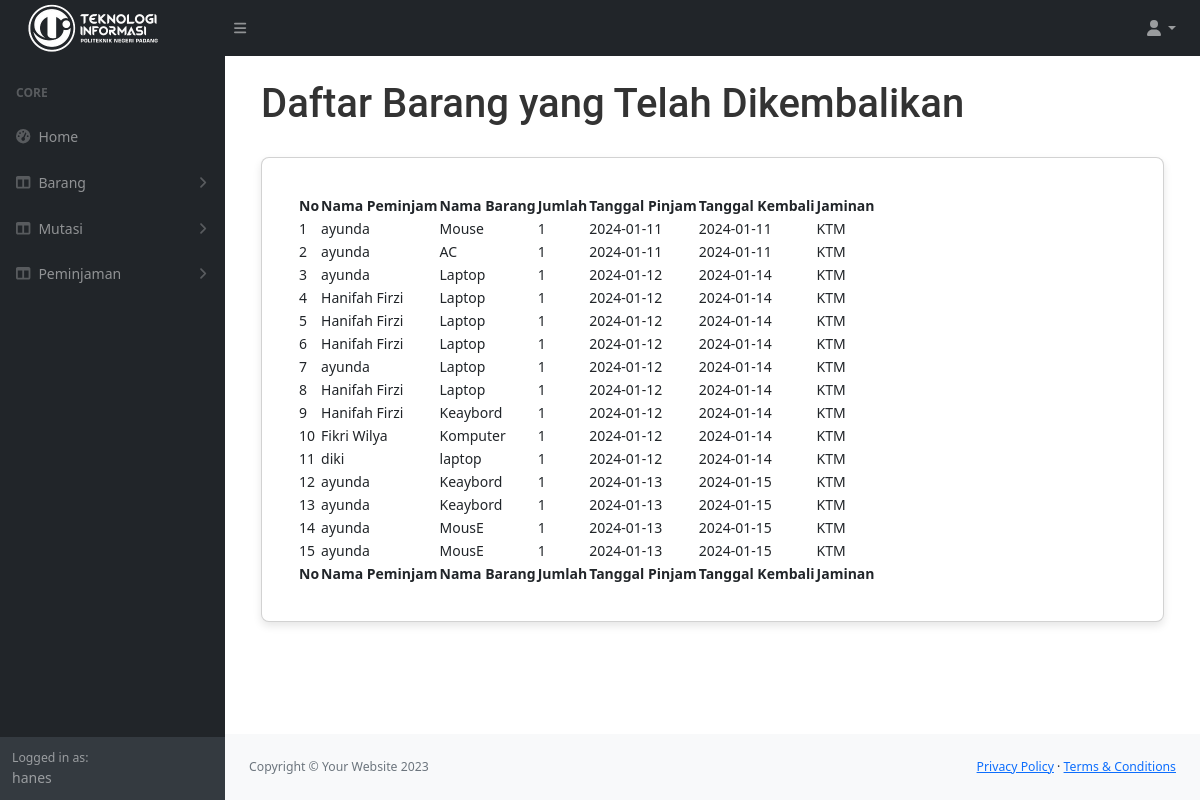
The app's page /index.php?page=peminjaman&aksi=dikembalikan (signed in) with its own data.
### tables this page shows
CREATE TABLE `peminjaman` (
  `id` int(11) NOT NULL,
  `nim` varchar(50) NOT NULL,
  `nama_barang` varchar(50) NOT NULL,
  `jumlah` int(11) NOT NULL,
  `tgl_pinjam` date NOT NULL,
  `tgl_kembali` date NOT NULL,
  `jaminan` varchar(50) NOT NULL,
  `status` varchar(50) NOT NULL DEFAULT 'Menunggu Konfirmasi'
);

CREATE TABLE `mahasiswa` (
  `nim` varchar(20) NOT NULL,
  `nama` varchar(50) NOT NULL,
  `username` varchar(50) NOT NULL,
  `tgl_lahir` date NOT NULL,
  `jenis_kelamin` varchar(50) NOT NULL,
  `nohp` varchar(50) NOT NULL,
  `password` varchar(255) NOT NULL,
  `level` varchar(50) DEFAULT 'user'
);

### peminjaman.php (the view, shortened to what this page needs)
<?php
    $aksi=isset($_GET['aksi']) ? $_GET['aksi']: 'ajukanpinjam';
    switch ($aksi) {
            ?>
            <?php
        case 'dikembalikan':
            ?>
            <main>
                <div class="container">
                    <h1 class="mt-4"> Daftar Barang yang Telah Dikembalikan </h1>
                    <br>
                    <div class="card mb-4">
                        <div class="card-body">
                            <table id="datatablesSimple">
                                <thead>
                                    <tr>
                                        <th>No</th>
                                        <th>Nama Peminjam</th>
                                        <th>Nama Barang</th>
                                        <th>Jumlah</th>
                                        <th>Tanggal Pinjam</th>
                                        <th>Tanggal Kembali</th>
                                        <th>Jaminan</th>
                                    </tr>
                                </thead>
                                <tfoot>
                                    <tr>
                                        <th>No</th>
                                        <th>Nama Peminjam</th>
                                        <th>Nama Barang</th>
                                        <th>Jumlah</th>
                                        <th>Tanggal Pinjam</th>
                                        <th>Tanggal Kembali</th>
                                        <th>Jaminan</th>
                                    </tr>
                                </tfoot>
                                <tbody>
                                    <?php
                                        $query = "SELECT * FROM peminjaman LEFT JOIN mahasiswa ON peminjaman.nim=mahasiswa.nim WHERE peminjaman.status='Selesai'" ;
                                        $result = $db->query($query);
                                        $no=1;
                                        foreach($result as $row):
                                    ?>
                                    <tr>
                                        <td><?= $no++ ?></td>
                                        <td><?= $row['nama'] ?></td>
                                        <td><?= $row['nama_barang'] ?></td>
                                        <td><?= $row['jumlah'] ?></td>
                                        <td><?= $row['tgl_pinjam'] ?></td>
                                        <td><?= $row['tgl_kembali'] ?></td>
                                        <td><?= $row['jaminan'] ?></td>
                                    </tr>
                                    <?php endforeach; ?>
                                </tbody>
                            </table>
                        </div>
                    </div>
                </div>
            </main>
            <?php
        break;
            ?>
            <?php
    }
?>

### index.php (style rules this page uses)
.card { background-color: #fff; border-radius: 8px; box-shadow: 0 4px 8px rgba(0, 0, 0, 0.1); padding: 20px; margin-bottom: 20px; flex: 1; }
.mt-4 { font-family: 'Roboto', sans-serif; font-weight: 500; color: #333; }

### records on screen
peminjaman: mahasiswa.nama "ayunda", nama_barang "Mouse", jumlah "1", tgl_pinjam "2024-01-11", tgl_kembali "2024-01-11", jaminan "KTM"
peminjaman: mahasiswa.nama "ayunda", nama_barang "AC", jumlah "1", tgl_pinjam "2024-01-11", tgl_kembali "2024-01-11", jaminan "KTM"
peminjaman: mahasiswa.nama "ayunda", nama_barang "Laptop", jumlah "1", tgl_pinjam "2024-01-12", tgl_kembali "2024-01-14", jaminan "KTM"
peminjaman: mahasiswa.nama "Hanifah Firzi", nama_barang "Laptop", jumlah "1", tgl_pinjam "2024-01-12", tgl_kembali "2024-01-14", jaminan "KTM"
peminjaman: mahasiswa.nama "Hanifah Firzi", nama_barang "Laptop", jumlah "1", tgl_pinjam "2024-01-12", tgl_kembali "2024-01-14", jaminan "KTM"
peminjaman: mahasiswa.nama "Hanifah Firzi", nama_barang "Laptop", jumlah "1", tgl_pinjam "2024-01-12", tgl_kembali "2024-01-14", jaminan "KTM"
peminjaman: mahasiswa.nama "ayunda", nama_barang "Laptop", jumlah "1", tgl_pinjam "2024-01-12", tgl_kembali "2024-01-14", jaminan "KTM"
peminjaman: mahasiswa.nama "Hanifah Firzi", nama_barang "Laptop", jumlah "1", tgl_pinjam "2024-01-12", tgl_kembali "2024-01-14", jaminan "KTM"
peminjaman: mahasiswa.nama "Hanifah Firzi", nama_barang "Keaybord", jumlah "1", tgl_pinjam "2024-01-12", tgl_kembali "2024-01-14", jaminan "KTM"
peminjaman: mahasiswa.nama "Fikri Wilya", nama_barang "Komputer", jumlah "1", tgl_pinjam "2024-01-12", tgl_kembali "2024-01-14", jaminan "KTM"
peminjaman: mahasiswa.nama "diki", nama_barang "laptop", jumlah "1", tgl_pinjam "2024-01-12", tgl_kembali "2024-01-14", jaminan "KTM"
peminjaman: mahasiswa.nama "ayunda", nama_barang "Keaybord", jumlah "1", tgl_pinjam "2024-01-13", tgl_kembali "2024-01-15", jaminan "KTM"
peminjaman: mahasiswa.nama "ayunda", nama_barang "Keaybord", jumlah "1", tgl_pinjam "2024-01-13", tgl_kembali "2024-01-15", jaminan "KTM"
peminjaman: mahasiswa.nama "ayunda", nama_barang "MousE", jumlah "1", tgl_pinjam "2024-01-13", tgl_kembali "2024-01-15", jaminan "KTM"
peminjaman: mahasiswa.nama "ayunda", nama_barang "MousE", jumlah "1", tgl_pinjam "2024-01-13", tgl_kembali "2024-01-15", jaminan "KTM"

### other values on screen
$_SESSION['nama'] "hanes"
